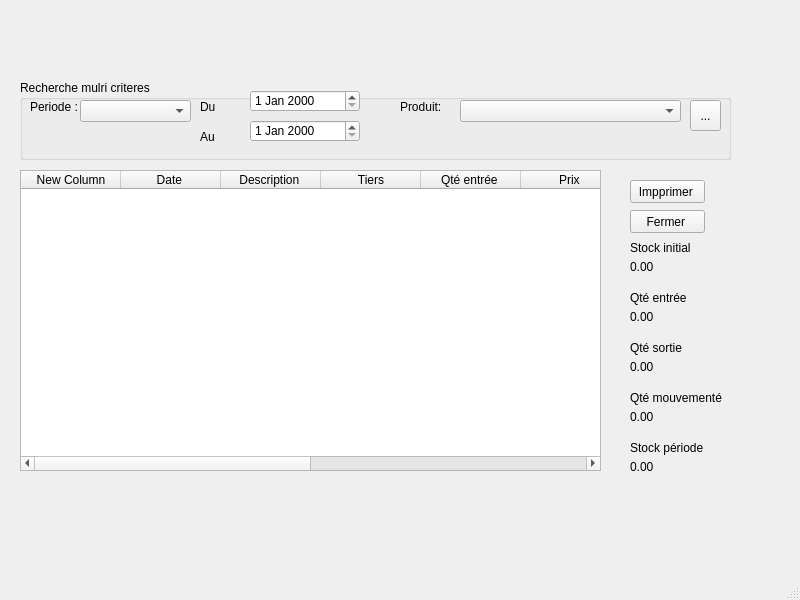
<?xml version="1.0" encoding="UTF-8"?>
<ui version="4.0">
 <class>MainWindow</class>
 <widget class="QMainWindow" name="MainWindow">
  <property name="geometry">
   <rect>
    <x>0</x>
    <y>0</y>
    <width>800</width>
    <height>600</height>
   </rect>
  </property>
  <property name="windowTitle">
   <string>MainWindow</string>
  </property>
  <widget class="QWidget" name="centralwidget">
   <widget class="QLabel" name="label_125">
    <property name="geometry">
     <rect>
      <x>630</x>
      <y>240</y>
      <width>81</width>
      <height>16</height>
     </rect>
    </property>
    <property name="text">
     <string>Stock initial </string>
    </property>
   </widget>
   <widget class="QGroupBox" name="groupBox_21">
    <property name="geometry">
     <rect>
      <x>20</x>
      <y>80</y>
      <width>711</width>
      <height>80</height>
     </rect>
    </property>
    <property name="title">
     <string>Recherche mulri criteres</string>
    </property>
    <widget class="QLabel" name="label_121">
     <property name="geometry">
      <rect>
       <x>10</x>
       <y>20</y>
       <width>47</width>
       <height>13</height>
      </rect>
     </property>
     <property name="text">
      <string>Periode : </string>
     </property>
    </widget>
    <widget class="QLabel" name="label_122">
     <property name="geometry">
      <rect>
       <x>180</x>
       <y>20</y>
       <width>47</width>
       <height>13</height>
      </rect>
     </property>
     <property name="text">
      <string>Du </string>
     </property>
    </widget>
    <widget class="QLabel" name="label_123">
     <property name="geometry">
      <rect>
       <x>180</x>
       <y>50</y>
       <width>47</width>
       <height>13</height>
      </rect>
     </property>
     <property name="text">
      <string>Au </string>
     </property>
    </widget>
    <widget class="QLabel" name="label_124">
     <property name="geometry">
      <rect>
       <x>380</x>
       <y>20</y>
       <width>47</width>
       <height>13</height>
      </rect>
     </property>
     <property name="text">
      <string>Produit: </string>
     </property>
    </widget>
    <widget class="QComboBox" name="comboBox_31">
     <property name="geometry">
      <rect>
       <x>60</x>
       <y>20</y>
       <width>111</width>
       <height>22</height>
      </rect>
     </property>
    </widget>
    <widget class="QDateEdit" name="dateEdit_8">
     <property name="geometry">
      <rect>
       <x>230</x>
       <y>10</y>
       <width>110</width>
       <height>22</height>
      </rect>
     </property>
    </widget>
    <widget class="QDateEdit" name="dateEdit_9">
     <property name="geometry">
      <rect>
       <x>230</x>
       <y>40</y>
       <width>110</width>
       <height>22</height>
      </rect>
     </property>
    </widget>
    <widget class="QComboBox" name="comboBox_32">
     <property name="geometry">
      <rect>
       <x>440</x>
       <y>20</y>
       <width>221</width>
       <height>22</height>
      </rect>
     </property>
    </widget>
    <widget class="QToolButton" name="toolButton_6">
     <property name="geometry">
      <rect>
       <x>670</x>
       <y>20</y>
       <width>31</width>
       <height>31</height>
      </rect>
     </property>
     <property name="text">
      <string>...</string>
     </property>
    </widget>
   </widget>
   <widget class="QLabel" name="label_134">
    <property name="geometry">
     <rect>
      <x>630</x>
      <y>390</y>
      <width>101</width>
      <height>16</height>
     </rect>
    </property>
    <property name="text">
     <string>Qté mouvementé </string>
    </property>
   </widget>
   <widget class="QPushButton" name="pushButton_65">
    <property name="geometry">
     <rect>
      <x>630</x>
      <y>180</y>
      <width>75</width>
      <height>23</height>
     </rect>
    </property>
    <property name="text">
     <string>Impprimer </string>
    </property>
   </widget>
   <widget class="QLabel" name="label_131">
    <property name="geometry">
     <rect>
      <x>630</x>
      <y>460</y>
      <width>47</width>
      <height>13</height>
     </rect>
    </property>
    <property name="text">
     <string>0.00</string>
    </property>
   </widget>
   <widget class="QPushButton" name="pushButton_66">
    <property name="geometry">
     <rect>
      <x>630</x>
      <y>210</y>
      <width>75</width>
      <height>23</height>
     </rect>
    </property>
    <property name="text">
     <string>Fermer </string>
    </property>
   </widget>
   <widget class="QLabel" name="label_132">
    <property name="geometry">
     <rect>
      <x>630</x>
      <y>440</y>
      <width>91</width>
      <height>16</height>
     </rect>
    </property>
    <property name="text">
     <string>Stock période </string>
    </property>
   </widget>
   <widget class="QTableWidget" name="tableWidget_8">
    <property name="geometry">
     <rect>
      <x>20</x>
      <y>170</y>
      <width>581</width>
      <height>301</height>
     </rect>
    </property>
    <column>
     <property name="text">
      <string>New Column</string>
     </property>
    </column>
    <column>
     <property name="text">
      <string>Date </string>
     </property>
    </column>
    <column>
     <property name="text">
      <string>Description </string>
     </property>
    </column>
    <column>
     <property name="text">
      <string>Tiers</string>
     </property>
    </column>
    <column>
     <property name="text">
      <string>Qté entrée </string>
     </property>
    </column>
    <column>
     <property name="text">
      <string>Prix </string>
     </property>
    </column>
    <column>
     <property name="text">
      <string>Valeur entrée </string>
     </property>
    </column>
    <column>
     <property name="text">
      <string>Qté sortie </string>
     </property>
    </column>
    <column>
     <property name="text">
      <string>Prix </string>
     </property>
    </column>
    <column>
     <property name="text">
      <string>PMP</string>
     </property>
    </column>
   </widget>
   <widget class="QLabel" name="label_127">
    <property name="geometry">
     <rect>
      <x>630</x>
      <y>290</y>
      <width>81</width>
      <height>16</height>
     </rect>
    </property>
    <property name="text">
     <string>Qté entrée </string>
    </property>
   </widget>
   <widget class="QLabel" name="label_133">
    <property name="geometry">
     <rect>
      <x>630</x>
      <y>410</y>
      <width>47</width>
      <height>13</height>
     </rect>
    </property>
    <property name="text">
     <string>0.00</string>
    </property>
   </widget>
   <widget class="QLabel" name="label_128">
    <property name="geometry">
     <rect>
      <x>630</x>
      <y>310</y>
      <width>47</width>
      <height>13</height>
     </rect>
    </property>
    <property name="text">
     <string>0.00</string>
    </property>
   </widget>
   <widget class="QLabel" name="label_126">
    <property name="geometry">
     <rect>
      <x>630</x>
      <y>260</y>
      <width>47</width>
      <height>13</height>
     </rect>
    </property>
    <property name="text">
     <string>0.00</string>
    </property>
   </widget>
   <widget class="QLabel" name="label_130">
    <property name="geometry">
     <rect>
      <x>630</x>
      <y>360</y>
      <width>47</width>
      <height>13</height>
     </rect>
    </property>
    <property name="text">
     <string>0.00</string>
    </property>
   </widget>
   <widget class="QLabel" name="label_129">
    <property name="geometry">
     <rect>
      <x>630</x>
      <y>340</y>
      <width>91</width>
      <height>16</height>
     </rect>
    </property>
    <property name="text">
     <string>Qté sortie </string>
    </property>
   </widget>
  </widget>
  <widget class="QMenuBar" name="menubar">
   <property name="geometry">
    <rect>
     <x>0</x>
     <y>0</y>
     <width>800</width>
     <height>21</height>
    </rect>
   </property>
  </widget>
  <widget class="QStatusBar" name="statusbar"/>
 </widget>
 <resources/>
 <connections/>
</ui>
